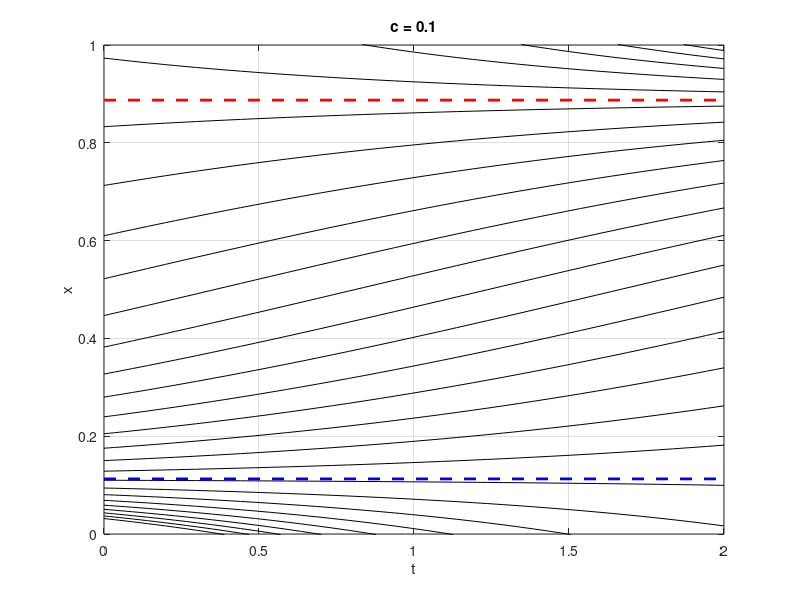

Recreate this plot in MATLAB.
c = 0.1;

x = logspace(-1.5, 0.8, 35);
tspan = [0, 2];
dV_fun = @(t,x) x - x.^2 - c;

[t,V] = ode45(dV_fun, tspan, x);

figure(1);
plot(t, V, '-black');
axis([0, 2, 0, 1]);
grid on;
xlabel('t');
ylabel('x');
tl = title('c = 0.1');
% tl.FontSize = 18;
% subtitle(['\alpha = ', num2str(alpha), ', \beta = ', num2str(beta) ]);
line(tspan, [(1/2+1/2*sqrt(1-4*c)) (1/2+1/2*sqrt(1-4*c))], 'Color', 'red', 'LineStyle', '--', 'LineWidth', 2);
line(tspan, [(1/2-1/2*sqrt(1-4*c)) (1/2-1/2*sqrt(1-4*c))], 'Color', 'blue', 'LineStyle', '--', 'LineWidth', 2);